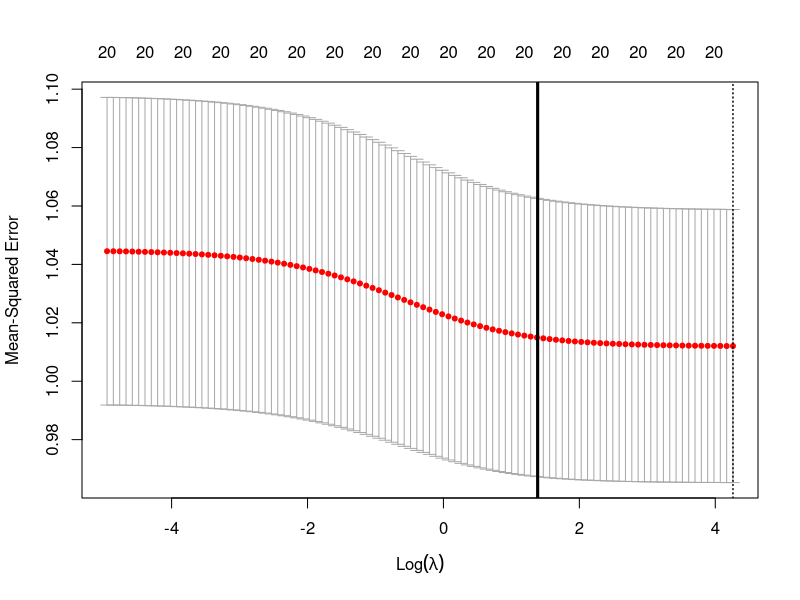

Recreate this plot in R.
library(glmnet)

n = 1000
p = 20

sigma = 1

x = matrix(rnorm(n*p), n, p)

## Orthogonalize matrix
SVD = svd(t(x) %*% x)
x = x %*% SVD$u %*% diag(1/sqrt(SVD$d))

## True regression coefficients
beta = rep(0.5, 20)

## center the outcome so that the intercept is zero
y = x %*% beta + rnorm(n, sd=sigma)
y = y - mean(y)

## Find CV curve for this data
fitCV = cv.glmnet(x = x, y = y, alpha = 0)
plot(fitCV)

trueLambda = p*sigma^2 / (t(beta) %*% beta)
abline(v=log(trueLambda), lwd=3)

## Now do a simulation to see how well CV does at finding optimal lambda
nSim = 200

## Store the lambda found by CV
estLambda = rep(NA, nSim)

## Error rates for each estimator
sqError = matrix(NA, nSim, 3)

for (ni in 1 : nSim) {
  cat(ni, "\r")
  n = 100
  p = 20
  
  sigma = 1
  
  x = matrix(rnorm(n*p), n, p)
  
  ## Orthogonalize matrix
  SVD = svd(t(x) %*% x)
  x = x %*% SVD$u %*% diag(1/sqrt(SVD$d))
  
  ## Generate data
  y = x %*% beta + rnorm(n, sd=sigma)
  y = y - mean(y)
  
  ## Find CV curve
  fitCV = cv.glmnet(x = x, y = y, alpha = 0)

  trueLambda = p*sigma^2 / (t(beta) %*% beta)
  estLambda[ni] = fitCV$lambda.min
  
  ## Find MSE for model using CV based lambda estimate
  sqError[ni,1] = mean((coef(fitCV, s="lambda.min")[-1] - beta)^2)
  
  ## Using the known and optimal value of lambda (not feasible in practice)
  fitTrue = glmnet(x = x, y = y, alpha = 0, lambda=trueLambda)
  sqError[ni,2] = mean((coef(fitTrue)[-1] - beta)^2)
  
  ## Using OLS
  fitOLS = lm(y ~ x)
  sqError[ni,3] = mean((fitOLS$coefficients[-1] - beta)^2)
}

## Compare estimated lambdas to true optimal value
median(estLambda)
p*sigma^2 / (t(beta) %*% beta)

## How does each method do in terms of MSE?
apply(sqError, 2, mean, na.rm=TRUE)
